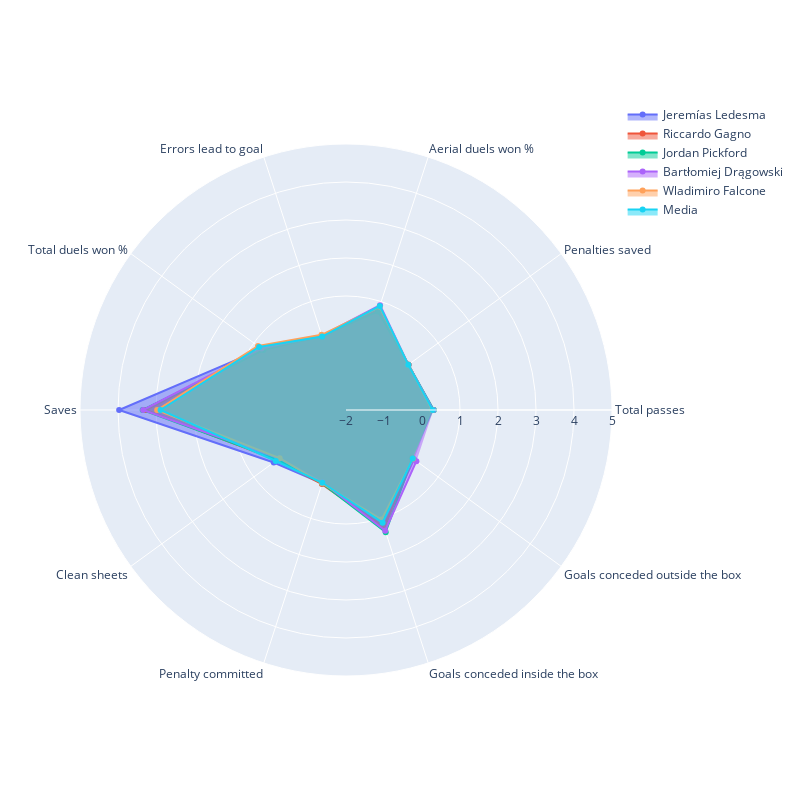

Notebook source saved alongside this figure:
### Code cell
buscar_jugadores_similares('Jeremías Ledesma', caracteristicas_grafico)

### Figure 1 — Plotly figure (JSON) as saved in the notebook; plotly's stock layout.template omitted (floating-point values rounded to 4 significant figures)
{"data": [{"fill": "toself", "name": "Jeremías Ledesma", "r": [0.2862, 0.03, 0.7692, 0.03, 0.7333, 3.97, 0.35, 0.03, 1.21, 0.21], "theta": ["Total passes", "Penalties saved", "Aerial duels won %", "Errors lead to goal", "Total duels won %", "Saves", "Clean sheets", "Penalty committed", "Goals conceded inside the box", "Goals conceded outside the box"], "type": "scatterpolar"}, {"fill": "toself", "name": "Riccardo Gagno", "r": [0.2932, 0.03, 0.7692, 0.03, 0.7037, 3.27, 0.24, 0.05, 1.27, 0.14], "theta": ["Total passes", "Penalties saved", "Aerial duels won %", "Errors lead to goal", "Total duels won %", "Saves", "Clean sheets", "Penalty committed", "Goals conceded inside the box", "Goals conceded outside the box"], "type": "scatterpolar"}, {"fill": "toself", "name": "Jordan Pickford", "r": [0.3124, 0.03, 0.7273, 0.05, 0.6842, 3.35, 0.22, 0.03, 1.38, 0.16], "theta": ["Total passes", "Penalties saved", "Aerial duels won %", "Errors lead to goal", "Total duels won %", "Saves", "Clean sheets", "Penalty committed", "Goals conceded inside the box", "Goals conceded outside the box"], "type": "scatterpolar"}, {"fill": "toself", "name": "Bartłomiej Drągowski", "r": [0.2983, 0.03, 0.9, 0.06, 0.75, 3.34, 0.17, 0, 1.34, 0.29], "theta": ["Total passes", "Penalties saved", "Aerial duels won %", "Errors lead to goal", "Total duels won %", "Saves", "Clean sheets", "Penalty committed", "Goals conceded inside the box", "Goals conceded outside the box"], "type": "scatterpolar"}, {"fill": "toself", "name": "Wladimiro Falcone", "r": [0.2671, 0.03, 0.8571, 0.08, 0.8636, 2.97, 0.16, 0.03, 1.03, 0.18], "theta": ["Total passes", "Penalties saved", "Aerial duels won %", "Errors lead to goal", "Total duels won %", "Saves", "Clean sheets", "Penalty committed", "Goals conceded inside the box", "Goals conceded outside the box"], "type": "scatterpolar"}, {"fill": "toself", "name": "Media", "r": [0.2817, 0.02638, 0.8808, 0.0321, 0.8253, 2.881, 0.283, 0.01397, 1.118, 0.1725], "theta": ["Total passes", "Penalties saved", "Aerial duels won %", "Errors lead to goal", "Total duels won %", "Saves", "Clean sheets", "Penalty committed", "Goals conceded inside the box", "Goals conceded outside the box"], "type": "scatterpolar"}], "layout": {"autosize": false, "height": 800, "polar": {"radialaxis": {"range": [-2, 5], "visible": true}}, "showlegend": true, "width": 800}}
